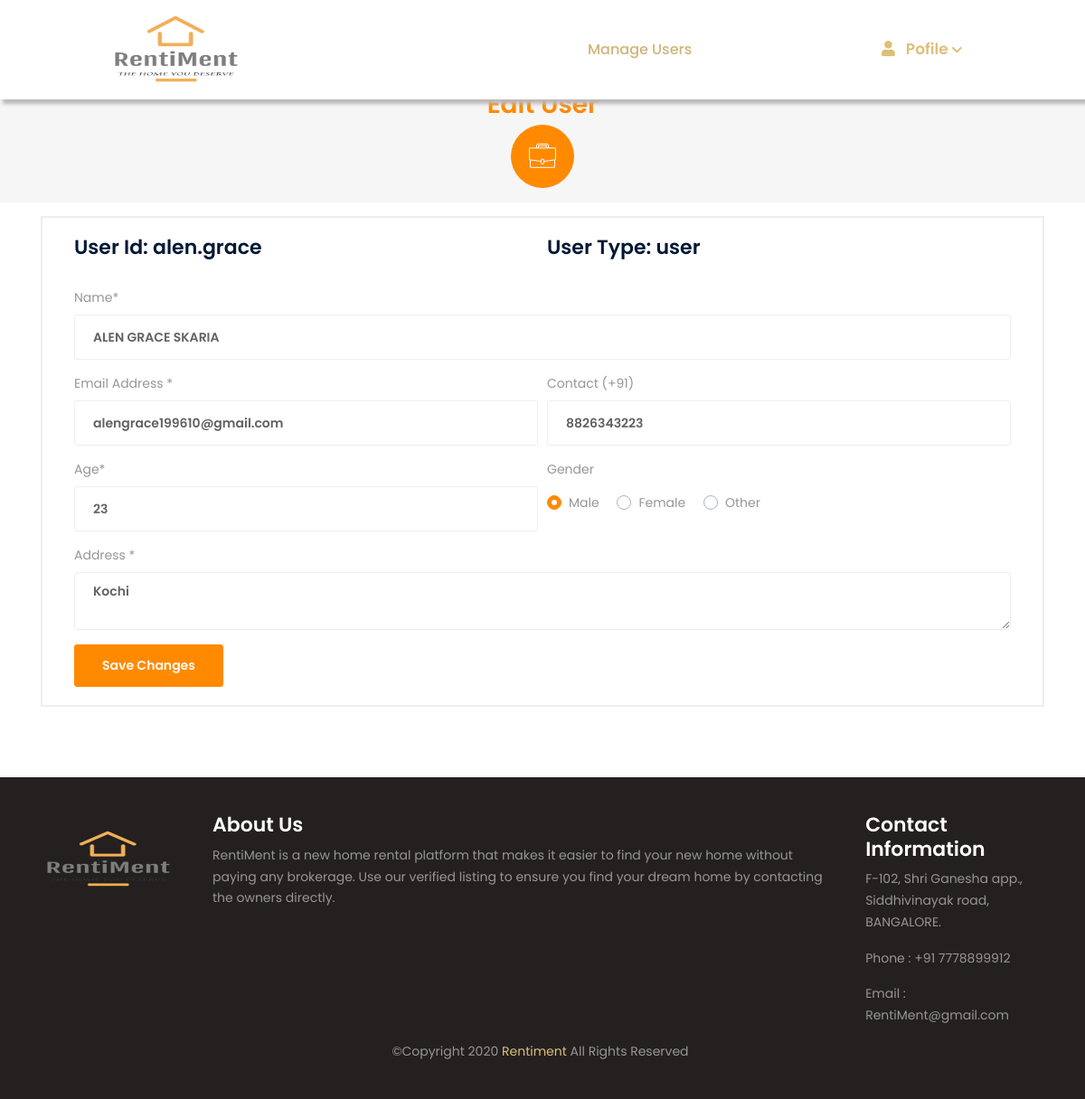
The app's page /dummy_admin/admin-edit-user.php?id=alen.grace (signed in) with its own data.
### tables this page shows
CREATE TABLE IF NOT EXISTS `registration` (
  `Name` varchar(50) NOT NULL,
  `Address` varchar(100) NOT NULL,
  `Gender` varchar(10) NOT NULL,
  `Contact` bigint(15) NOT NULL,
  `Age` int(3) NOT NULL,
  `Email` varchar(50) NOT NULL,
  `User_Type` varchar(25) NOT NULL,
  `User_id` varchar(25) NOT NULL,
  `Password` varchar(30) NOT NULL,
  `Reg_date` date NOT NULL,
  `Pro_pic` longblob,
  `path` varchar(350) NOT NULL,
  PRIMARY KEY (`User_id`)
);

### dummy_admin/includes/classes/admin-User.php (called while the page is built, shortened)
<?php
    class User {
        private $Name;
        private $Address;
        private $Contact;
        private $Age;
        private $Email;
        private $User_Type;
        private $User_id;
        public function __construct($con, $User_id) {
            $this->con = $con;
            $this->User_id = $User_id;
            $query = mysqli_query($this->con, "SELECT * FROM registration WHERE User_id='$this->User_id'");
            $userDetail = mysqli_fetch_array($query);
            $this->Name = $userDetail['Name'];
            $this->Contact = $userDetail['Contact'];
            $this->Age = $userDetail['Age'];
            $this->Email = $userDetail['Email'];
            $this->User_Type = $userDetail['User_Type'];
            $this->User_id = $userDetail['User_id'];
            $this->Address = $userDetail['Address'];
        }
        public function getUserId() {
            return $this->User_id;
        }
        public function getUserType() {
            return $this->User_Type;
        }
        public function getUserName() {
            return $this->Name;
        }
        public function getEmail() {
            return $this->Email;
        }
        public function getAge() {
            return $this->Age;
        }
        public function getContact() {
            return $this->Contact;
        }
        public function getAdress() {
            return $this->Address;
        }
    }
?>

### dummy_admin/admin-edit-user.php (the view, shortened to what this page needs)
<?php include("admin-header.php"); ?>
<?php
    include("includes/classes/admin-User.php");
    if(isset($_GET['id'])) {
      $User_id = $_GET['id'];
    }
    else {
      header("Location: admin-manage-users.php");
    }
    $user = new User($con, $User_id);
?>
    <section class="space-ptb bg-light">
      <div class="container">
        <div class="row justify-content-center">
          <div class="col-12">
            <div class="section-title text-center">
              <h2 class="text-primary">Edit User</h2>
            </div>
          </div>
          <div class="col-md-8">
            <div class=" justify-content-center">
              <ul class="nav nav-tabs nav-tabs-03 justify-content-center d-sm-flex d-block text-center" id="myTab" role="tablist">
                <li class="flex-fill">
                  <a class="nav-item active" href="#" id="user-detail-tab"  role="tab" aria-controls="user-detail" aria-selected="false">
                    <div class="feature-info-icon mb-3">
                      <i class="flaticon-suitcase"></i>
                    </div>
                  </a>
                </li>
              </ul>
            </div>
          </div>
        </div>
      </div>
    </section>
    <section class="space-ptb">
      <div class="container">
        <div class="row">
          <div class="col-md-12">
            <div class="user-dashboard-info-box">
              <div class="container">
                <div class="row">
                  <div class="col-12">
                      <form class="form-row" id="edituserForm" name="edituserForm" method="post"
                            action='<?php echo "admin-edit-user.php?id=$User_id" ; ?>'  enctype = "multipart/form-data">
                          <div class="form-group col-md-6 select-border">
                              <label><h4>User Id:  <?php echo $user->getUserId() ; ?></h4></label>
                          </div>
                          <div class="form-group col-md-6 select-border">
                              <label><h4>User Type: <?php echo $user->getUserType() ; ?></h4></label>
                          </div>
                          <div class="form-group col-md-12 select-border">
                              <label>Name*</label>
                              <input type="text" id="title" name="name" id="name" class="form-control"
                                  value="<?php echo $user->getUserName() ; ?>" placeholder="Enter a name"   required>
                          </div>
                          <div class="form-group col-md-6 select-border">
                            <label>Email Address *</label>
                            <input type="email"  class="form-control" id="email" name="email" placeholder="Enter Email Address "
                            required value="<?php echo  $user->getEmail() ; ?>" >
                          </div>
                         <div class="form-group col-md-6">
                          <label>Contact (+91)</label>
                          <input type="text" class="form-control" name="contact" required value= "<?php echo $user->getContact()  ; ?>">
                        </div>
                        <div class="form-group col-md-6">
                         <label>Age* </label>
                         <input type="text" class="form-control" name="age" required value= "<?php echo $user->getAge()  ; ?>">
                       </div>
                        <div class="form-group col-md-6" >
                              <label class="d-block mb-3">Gender</label>
                                <div class="custom-control custom-radio d-inline">
                                  <label class="custom-control-label" for="genderRadio1">Male</label>
                                </div>
                                <div class="custom-control custom-radio d-inline ml-3">
                                  <label class="custom-control-label" for="genderRadio2">Female</label>
                                </div>
                                <div class="custom-control custom-radio d-inline ml-3">
                                  <label class="custom-control-label" for="genderRadio3">Other</label>
                                </div>
                        </div>
                          <div class="form-group col-md-12">
                            <label>Address *</label>
                            <textarea required class="form-control" rows="2" id="address" name="address"><?php echo $user->getAdress() ; ?>
                            </textarea>
                          </div>
                          <div class="col-md-12">
                            <input type="submit" id="saveChangesButton" name="saveChangesButton" class="btn btn-primary" value="Save Changes">
                          </div>
                      </form>
                  </div>
                </div>
              </div>
            </div>
          </div>
        </div>
      </div>
    </section>
<?php include("admin-footer.php"); ?>

### dummy_admin/admin-navigation.php (style rules this page uses)
a { color:#debe79; }

### records on screen
registration: User_id "alen.grace", User_Type "user", name "ALEN GRACE SKARIA", email "alengrace199610@gmail.com", contact "8826343223", age "23", address "Kochi"
